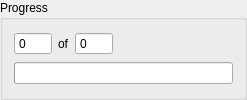
      <widget class="QGroupBox" name="progress_groupbox">
       <property name="title">
        <string>Progress</string>
       </property>
       <layout class="QVBoxLayout" name="verticalLayout_3">
        <item>
         <layout class="QHBoxLayout" name="frame_number_layout">
          <item>
           <widget class="QSpinBox" name="current_frames_spinbox">
            <property name="toolTip">
             <string>&lt;html&gt;&lt;head/&gt;&lt;body&gt;&lt;p&gt;&lt;span style=&quot; font-weight:600;&quot;&gt;Current Averages&lt;/span&gt;&lt;/p&gt;&lt;p&gt;Current number of system identification averages that have been acquired.&lt;/p&gt;&lt;/body&gt;&lt;/html&gt;</string>
            </property>
            <property name="readOnly">
             <bool>true</bool>
            </property>
            <property name="buttonSymbols">
             <enum>QAbstractSpinBox::NoButtons</enum>
            </property>
            <property name="maximum">
             <number>1000</number>
            </property>
           </widget>
          </item>
          <item>
           <widget class="QLabel" name="of_label">
            <property name="sizePolicy">
             <sizepolicy hsizetype="Minimum" vsizetype="Preferred">
              <horstretch>0</horstretch>
              <verstretch>0</verstretch>
             </sizepolicy>
            </property>
            <property name="text">
             <string>of</string>
            </property>
           </widget>
          </item>
          <item>
           <widget class="QSpinBox" name="total_frames_spinbox">
            <property name="toolTip">
             <string>&lt;html&gt;&lt;head/&gt;&lt;body&gt;&lt;p&gt;&lt;span style=&quot; font-weight:600;&quot;&gt;Total Averages&lt;/span&gt;&lt;/p&gt;&lt;p&gt;Total number of system identification averages that will be acquired.&lt;/p&gt;&lt;/body&gt;&lt;/html&gt;</string>
            </property>
            <property name="readOnly">
             <bool>true</bool>
            </property>
            <property name="buttonSymbols">
             <enum>QAbstractSpinBox::NoButtons</enum>
            </property>
            <property name="maximum">
             <number>1000</number>
            </property>
           </widget>
          </item>
          <item>
           <spacer name="horizontalSpacer">
            <property name="orientation">
             <enum>Qt::Horizontal</enum>
            </property>
            <property name="sizeType">
             <enum>QSizePolicy::Expanding</enum>
            </property>
            <property name="sizeHint" stdset="0">
             <size>
              <width>120</width>
              <height>20</height>
             </size>
            </property>
           </spacer>
          </item>
         </layout>
        </item>
        <item>
         <widget class="QProgressBar" name="progressBar">
          <property name="sizePolicy">
           <sizepolicy hsizetype="Minimum" vsizetype="Fixed">
            <horstretch>0</horstretch>
            <verstretch>0</verstretch>
           </sizepolicy>
          </property>
          <property name="toolTip">
           <string>&lt;html&gt;&lt;head/&gt;&lt;body&gt;&lt;p&gt;&lt;span style=&quot; font-weight:600;&quot;&gt;System Identification Progress Bar&lt;/span&gt;&lt;/p&gt;&lt;p&gt;Graphically displays the system identification's progress for the current noise or system identification step.&lt;/p&gt;&lt;/body&gt;&lt;/html&gt;</string>
          </property>
          <property name="value">
           <number>0</number>
          </property>
          <property name="textVisible">
           <bool>false</bool>
          </property>
         </widget>
        </item>
       </layout>
      </widget>
